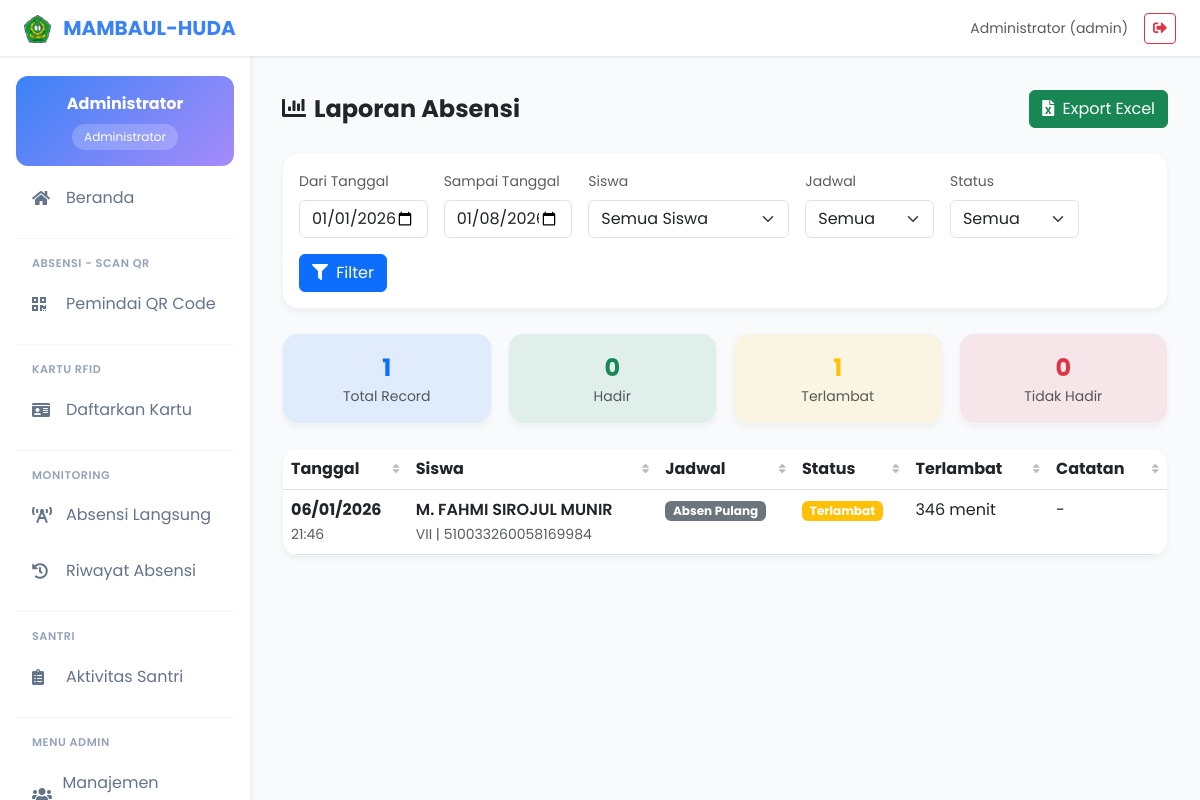
Page /admin/laporan.php (signed in) on the committed database.
### tables this page shows
CREATE TABLE `users`  (
  `id` bigint UNSIGNED NOT NULL AUTO_INCREMENT,
  `name` varchar(255) NOT NULL,
  `email` varchar(255) NOT NULL,
  `password` varchar(255) NOT NULL,
  `address` text NULL,
  `role` enum('admin','karyawan','pengurus','guru','keamanan','kesehatan') NOT NULL DEFAULT 'karyawan',
  `foto` varchar(255) NULL DEFAULT 'profile.jpg',
  `phone` varchar(20) NULL DEFAULT NULL,
  `remember_token` varchar(100) NULL DEFAULT NULL,
  `created_at` timestamp NULL DEFAULT CURRENT_TIMESTAMP,
  `updated_at` timestamp NULL DEFAULT CURRENT_TIMESTAMP ON UPDATE CURRENT_TIMESTAMP,
  `deleted_at` timestamp NULL DEFAULT NULL,
  `deleted_by` int NULL DEFAULT NULL,
  PRIMARY KEY (`id`) USING BTREE,
  UNIQUE INDEX `email`(`email` ASC) USING BTREE
);

CREATE TABLE `attendances`  (
  `id` bigint UNSIGNED NOT NULL AUTO_INCREMENT,
  `user_id` int NOT NULL,
  `jadwal_id` bigint UNSIGNED NULL DEFAULT NULL,
  `type` enum('clock_in','clock_out') NULL DEFAULT 'clock_in',
  `attendance_date` date NOT NULL,
  `attendance_time` time NOT NULL,
  `status` enum('hadir','terlambat','absen','izin','sakit','pulang') NULL DEFAULT 'hadir',
  `minutes_late` int NULL DEFAULT 0,
  `notes` text NULL,
  `latitude` varchar(50) NULL DEFAULT NULL,
  `longitude` varchar(50) NULL DEFAULT NULL,
  `created_at` timestamp NULL DEFAULT CURRENT_TIMESTAMP,
  `updated_at` timestamp NULL DEFAULT CURRENT_TIMESTAMP ON UPDATE CURRENT_TIMESTAMP,
  `deleted_at` timestamp NULL DEFAULT NULL,
  `deleted_by` int NULL DEFAULT NULL,
  PRIMARY KEY (`id`) USING BTREE,
  INDEX `jadwal_id`(`jadwal_id` ASC) USING BTREE,
  INDEX `attendances_fk_santri`(`user_id` ASC) USING BTREE,
  CONSTRAINT `attendances_fk_santri` FOREIGN KEY (`user_id`) REFERENCES `data_induk` (`id`) ON DELETE CASCADE ON UPDATE RESTRICT,
  CONSTRAINT `attendances_ibfk_2` FOREIGN KEY (`jadwal_id`) REFERENCES `jadwal_absens` (`id`) ON DELETE SET NULL ON UPDATE RESTRICT
);

CREATE TABLE `data_induk`  (
  `id` int NOT NULL AUTO_INCREMENT,
  `no_urut` int NULL DEFAULT NULL,
  `nama_lengkap` varchar(255) NOT NULL,
  `kelas` varchar(50) NULL DEFAULT NULL,
  `quran` varchar(100) NULL DEFAULT NULL,
  `kategori` varchar(50) NULL DEFAULT NULL,
  `nisn` varchar(50) NULL DEFAULT NULL,
  `lembaga_sekolah` varchar(100) NULL DEFAULT NULL,
  `status` varchar(50) NULL DEFAULT 'AKTIF',
  `tempat_lahir` varchar(100) NULL DEFAULT NULL,
  `tanggal_lahir` date NULL DEFAULT NULL,
  `jenis_kelamin` enum('L','P') NULL DEFAULT NULL,
  `jumlah_saudara` int NULL DEFAULT 0,
  `nomor_kk` varchar(30) NULL DEFAULT NULL,
  `nik` varchar(30) NULL DEFAULT NULL,
  `kecamatan` varchar(100) NULL DEFAULT NULL,
  `kabupaten` varchar(100) NULL DEFAULT NULL,
  `alamat` text NULL,
  `asal_sekolah` varchar(255) NULL DEFAULT NULL,
  `status_mukim` varchar(50) NULL DEFAULT NULL,
  `nama_ayah` varchar(255) NULL DEFAULT NULL,
  `tempat_lahir_ayah` varchar(100) NULL DEFAULT NULL,
  `tanggal_lahir_ayah` date NULL DEFAULT NULL,
  `nik_ayah` varchar(30) NULL DEFAULT NULL,
  `pekerjaan_ayah` varchar(100) NULL DEFAULT NULL,
  `penghasilan_ayah` varchar(50) NULL DEFAULT NULL,
  `nama_ibu` varchar(255) NULL DEFAULT NULL,
  `tempat_lahir_ibu` varchar(100) NULL DEFAULT NULL,
  `tanggal_lahir_ibu` date NULL DEFAULT NULL,
  `nik_ibu` varchar(30) NULL DEFAULT NULL,
  `pekerjaan_ibu` varchar(100) NULL DEFAULT NULL,
  `penghasilan_ibu` varchar(50) NULL DEFAULT NULL,
  `no_wa_wali` varchar(20) NULL DEFAULT NULL,
  `nomor_rfid` varchar(50) NULL DEFAULT NULL,
  `sidik_jari` blob NULL,
  `created_at` timestamp NULL DEFAULT CURRENT_TIMESTAMP,
  `updated_at` timestamp NULL DEFAULT CURRENT_TIMESTAMP ON UPDATE CURRENT_TIMESTAMP,
  `dokumen_kk` varchar(255) NULL DEFAULT NULL COMMENT 'Path to KK file',
  `dokumen_akte` varchar(255) NULL DEFAULT NULL COMMENT 'Path to Akte file',
  `dokumen_ktp` varchar(255) NULL DEFAULT NULL COMMENT 'Path to KTP file',
  `dokumen_ijazah` varchar(255) NULL DEFAULT NULL COMMENT 'Path to Ijazah file',
  `dokumen_sertifikat` varchar(255) NULL DEFAULT NULL COMMENT 'Path to Sertifikat file (optional)',
  `foto_santri` varchar(255) NULL DEFAULT NULL COMMENT 'Path to student photo',
  `nomor_pip` varchar(50) NULL DEFAULT NULL,
  `sumber_info` varchar(100) NULL DEFAULT NULL,
  `prestasi` varchar(255) NULL DEFAULT NULL,
  `tingkat_prestasi` varchar(50) NULL DEFAULT NULL,
  `juara_prestasi` varchar(50) NULL DEFAULT NULL,
  `deleted_at` timestamp NULL DEFAULT NULL,
  `deleted_by` int NULL DEFAULT NULL,
  PRIMARY KEY (`id`) USING BTREE,
  INDEX `idx_nama`(`nama_lengkap` ASC) USING BTREE,
  INDEX `idx_nisn`(`nisn` ASC) USING BTREE,
  INDEX `idx_nik`(`nik` ASC) USING BTREE,
  INDEX `idx_kelas`(`kelas` ASC) USING BTREE,
  INDEX `idx_status`(`status` ASC) USING BTREE,
  INDEX `idx_rfid`(`nomor_rfid` ASC) USING BTREE
);

CREATE TABLE `jadwal_absens`  (
  `id` bigint UNSIGNED NOT NULL AUTO_INCREMENT,
  `name` varchar(255) NOT NULL,
  `type` varchar(50) NOT NULL,
  `start_time` time NOT NULL,
  `scheduled_time` time NOT NULL,
  `end_time` time NOT NULL,
  `late_tolerance_minutes` int NULL DEFAULT 15,
  `created_at` timestamp NULL DEFAULT CURRENT_TIMESTAMP,
  `updated_at` timestamp NULL DEFAULT CURRENT_TIMESTAMP ON UPDATE CURRENT_TIMESTAMP,
  `deleted_at` timestamp NULL DEFAULT NULL,
  `deleted_by` int NULL DEFAULT NULL,
  PRIMARY KEY (`id`) USING BTREE
);

### admin/laporan.php (the view, shortened to what the rows shown need)
<?php
require_once __DIR__ . '/../functions.php';
$pdo = getDB();
$dateFrom = $_GET['date_from'] ?? date('Y-m-01');
$dateTo = $_GET['date_to'] ?? date('Y-m-d');
$sql = "
    SELECT a.*, di.nama_lengkap, di.nisn as nomor_induk, di.kelas, j.name as jadwal_name
    FROM attendances a
    JOIN data_induk di ON a.user_id = di.id AND di.deleted_at IS NULL
    LEFT JOIN jadwal_absens j ON a.jadwal_id = j.id
    WHERE a.deleted_at IS NULL AND a.attendance_date BETWEEN ? AND ?
";
$params = [$dateFrom, $dateTo];
$sql .= " ORDER BY a.attendance_date DESC, a.attendance_time DESC";
$stmt = $pdo->prepare($sql);
$stmt->execute($params);
$attendances = $stmt->fetchAll();
?>
<?php include __DIR__ . '/../include/header.php'; ?>
<?php include __DIR__ . '/../include/sidebar.php'; ?>
<div class="main-content">
    <div class="card-custom">
        <div class="table-responsive">
            <table class="table table-hover mb-0 table-sortable">
                <thead class="bg-light">
                    <tr>
                        <th>Tanggal</th>
                        <th>Siswa</th>
                        <th>Jadwal</th>
                        <th>Status</th>
                        <th>Terlambat</th>
                        <th>Catatan</th>
                    </tr>
                </thead>
                <tbody>
                    <?php if (empty($attendances)): ?>
                        <tr>
                            <td colspan="6" class="text-center text-muted py-4">Tidak ada data</td>
                        </tr>
                    <?php else: ?>
                        <?php foreach ($attendances as $a): ?>
                            <tr>
                                <td>
                                    <div class="fw-bold">
                                        <?= date('d/m/Y', strtotime($a['attendance_date'])) ?>
                                    </div>
                                    <small class="text-muted">
                                        <?= substr($a['attendance_time'], 0, 5) ?>
                                    </small>
                                </td>
                                <td>
                                    <div class="fw-semibold">
                                        <?= e($a['nama_lengkap']) ?>
                                    </div>
                                    <small class="text-muted">
                                        <?= e($a['kelas']) ?> |
                                        <?= e($a['nomor_induk']) ?>
                                    </small>
                                </td>
                                <td><span class="badge bg-secondary">
                                        <?= e($a['jadwal_name'] ?? '-') ?>
                                    </span></td>
                                <td>
                                    <span
                                        class="badge bg-<?= $a['status'] === 'hadir' ? 'success' : ($a['status'] === 'terlambat' ? 'warning' : 'danger') ?>">
                                        <?= ucfirst($a['status']) ?>
                                    </span>
                                </td>
                                <td>
                                    <?= $a['minutes_late'] ? $a['minutes_late'] . ' menit' : '-' ?>
                                </td>
                                <td>
                                    <?= e($a['notes'] ?? '-') ?>
                                </td>
                            </tr>
                        <?php endforeach; ?>
                    <?php endif; ?>
                </tbody>
            </table>
        </div>
    </div>
</div>
<?php include __DIR__ . '/../include/footer.php'; ?>

### include/header.php (shortened to what the rows shown need)
<?php
$user = getCurrentUser();
$role = $user['role'] ?? '';
?>
<!DOCTYPE html>
<html lang="id">
<head>
    <link rel="stylesheet" href="https://cdnjs.cloudflare.com/ajax/libs/font-awesome/5.15.4/css/all.min.css">
    <link href="https://cdn.jsdelivr.net/npm/bootstrap@5.3.0/dist/css/bootstrap.min.css" rel="stylesheet">
</head>
<body>
    <nav class="navbar navbar-custom fixed-top">
        <div class="container-fluid px-3 px-md-4">
            <div class="d-flex align-items-center gap-2 gap-md-3">
                <span class="text-muted small d-none d-sm-inline">
                    <?= e($user['name'] ?? 'Guest') ?> (<?= e($role) ?>)
                </span>
                <button type="button" class="btn btn-outline-danger btn-sm" onclick="confirmLogout()">
                    <i class="fas fa-sign-out-alt"></i>
                </button>
            </div>
        </div>
    </nav>

### include/sidebar.php (shortened to what the rows shown need)
<?php
$user = getCurrentUser();
$role = $user['role'] ?? '';
$roleLabels = [
    'admin' => 'Administrator',
    'karyawan' => 'Karyawan',
    'pengurus' => 'Pengurus',
    'guru' => 'Guru',
    'keamanan' => 'Keamanan',
    'kesehatan' => 'Kesehatan'
];
?>
<div class="sidebar">
    <div class="user-badge">
        <div class="fw-bold"><?= e($user['name'] ?? 'User') ?></div>
        <div class="role-badge"><?= $roleLabels[$role] ?? ucfirst($role) ?></div>
    </div>
</div>

### rows in the picture
users: name "Administrator", role "admin", role "Administrator"
attendances: attendance_date "06/01/2026", attendance_time "21:46", user.nama_lengkap "M. FAHMI SIROJUL MUNIR", user.kelas "VII", user.nisn "510033260058169984", jadwal.name "Absen Pulang", status "Terlambat", minutes_late "346", notes "-"

### other values in the picture
APP_NAME "MAMBAUL-HUDA"
$stats['total'] "1"
$stats['hadir'] "0"
$stats['terlambat'] "1"
$stats['tidak_hadir'] "0"
